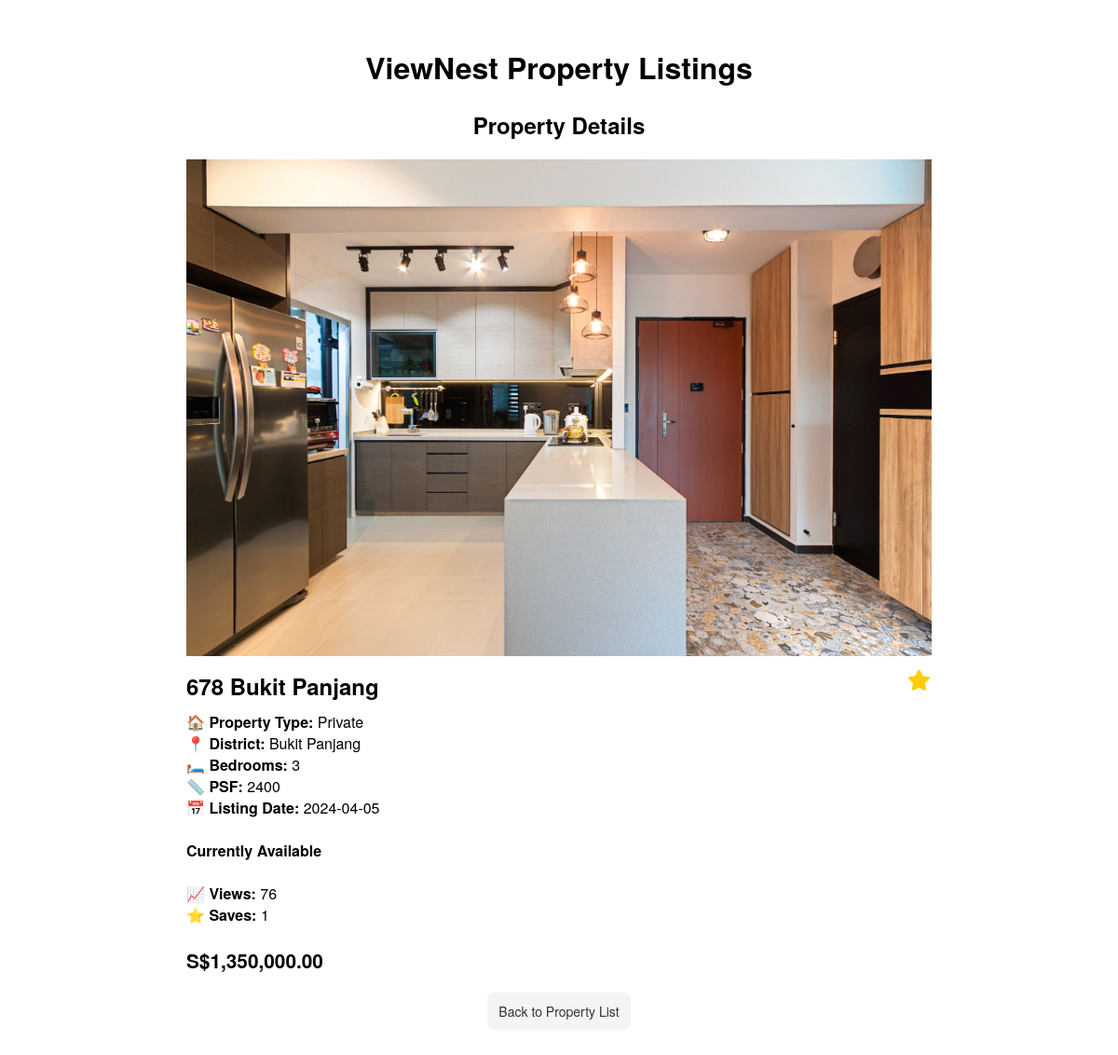
Page /view_property_detail/4 (signed in) on the committed database.
### app/entity/models.py (models this page shows, shortened)
class Property(Base):
    __tablename__ = "Property"
    ID = Column(Integer, primary_key=True)
    user_id = Column(Integer)
    propertyname = Column(String)
    propertytype = Column(String)
    district = Column(String)
    bedroom_no = Column(Integer)
    price = Column(Float)
    psf = Column(Integer)
    selleremail = Column(String)
    listing_date = Column(Date)
    date_sold = Column(Date)
    image_url = Column(String)
    sold = Column(Boolean)
    view_count = Column(Integer, default=0)
    saves = Column(Integer, default=0)
    def view_property_detail(property_id):
        try:
            property = session.query(Property).filter_by(ID=property_id).first()
            return property
        except Exception as e:
            print(f"Error fetching property: {e}")
            return None
        finally:
            session.close()
    def add_ViewCount(property_id):
        try:
            property = session.query(Property).filter_by(ID=property_id).first()
            if property:
                property.view_count += 1
                session.commit()
                return property
        except Exception as e:
                session.rollback()
                print(f"Error fetching property: {e}")
                return None
        finally:
            session.close()

### app/boundary/propertyBoundary.py (the view)
    def view_property_detail(self, property_id):
        property = viewPropertyController.view_property_detail(property_id)
        viewCountController.add_viewCount(property_id)
        return render_template('property/view_property_detail.html', property=property)

### app/boundary/propertyBoundary.py (called while the page is built)
@propBP.route('/view_property_detail/<int:property_id>')
@loginController.login_required
def view_property_detail(property_id):
    return property_boundary.view_property_detail(property_id)

### app/control/loginController.py (called while the page is built)
    def login_required(func):
        @wraps(func)
        def decorated_function(*args, **kwargs):
            if 'user_id' not in session:
                return redirect('/login')
            return func(*args, **kwargs)
        return decorated_function

### app/control/propertyController.py (called while the page is built)
    def view_property_detail(property_id):
        property = Property.view_property_detail(property_id)
        user_id = flask_session['user_id']
        is_saved = Save.is_saved(user_id, property_id)
        if is_saved:
            property.is_saved = True
        else:
            property.is_saved = False
        return property

    def add_viewCount(property_id):
        try:
            property = Property.add_ViewCount(property_id)
            return property
        except Exception as e:
            print(f"Error fetching property: {e}")
            return None

### app/entity/models.py (called while the page is built)
    def is_saved(user_id, property_id):
        saved = session.query(Save).filter_by(user_id=user_id, property_id=property_id).first()
        if saved:
            is_saved = True
        else:
            is_saved = False
        return is_saved

### app/templates/property/view_property_detail.html (shortened to what this page needs)
<!DOCTYPE html>
<html lang="en">
<head>
    <link rel="stylesheet" href="https://cdnjs.cloudflare.com/ajax/libs/font-awesome/6.0.0-beta3/css/all.min.css">
</head>
<body>
    <div class="container">
        <h1>ViewNest Property Listings</h1>
        <h2>Property Details</h2>
        <ul class="property-display">
                <img src="{{ url_for('static', filename=property.image_url.replace('static/', '')) }}" alt="{{ property.propertyname }} image" class="property-image">
                <div class="property-details">
                    <div class="property-name">{{ property.propertyname }}
                        {% if property.is_saved %}
                        <button type="button" class="save-button" id="add-to-saves" data-property-id="{{ property.ID }}">
                            <i class="saved fas fa-star" is-saved="false"></i>
                        </button>
                        {% else %}
                        <button type="button" class="save-button" id="add-to-saves" data-property-id="{{ property.ID }}">
                            <i class="unsaved far fa-star" is-saved="false"></i>
                            <i class="unsaved fas fa-star" is-saved="true"></i>
                        </button>
                        {% endif %}
                    </div>
                    🏠 <b>Property Type: </b>{{ property.propertytype }}<br>
                    📍 <b>District: </b>{{ property.district }}<br>
                    🛏️ <b>Bedrooms: </b>{{ property.bedroom_no }}<br>
                    📏 <b>PSF: </b>{{ property.psf }}<br>
                    📅 <b>Listing Date: </b>{{ property.listing_date }}<br>
                    {% if property.date_sold %}
                    <br><b>Sold</b><br>
                    <br><b>Date Sold: </b>{{ property.date_sold }}<br>
                    {% else %}
                    <br><b>Currently Available</b><br>
                    {% endif %}<br>
                    📈 <b>Views: </b>{{ property.view_count + 1 }}<br>
                    ⭐️ <b>Saves: </b><span class="property-saves">{{ property.saves }}</span><br>
                    <br><div class="property-price">S${{ "{:,.2f}".format(property.price) }}</div>
                </div>
                <div class="button-container">
                    <button onclick="back()">Back to Property List</button>
                </div>
        </ul>
    </div>
</body>
</html>

### app/templates/property/view_property_detail.html (style rules this page uses)
body { font-family: "Helvetica Neue", Helvetica, Arial, sans-serif; }
.container { max-width: 800px; margin: 0 auto; padding: 20px; }
h1, h2 { text-align: center; }
.property-display { list-style-type: none; padding: 0; }
.property-image { max-width: 100%; height: auto; margin-bottom: 10px; }
.property-name { font-size: 1.5em; font-weight: bold; margin-bottom: 10px; }
.property-price { font-size: 1.3em; font-weight: bold; }
.button-container { text-align: center; margin-top: 20px; }
.button-container button { background-color: rgba(51, 51, 51, 0.05); border-radius: 8px; border-width: 0; color: #333333; cursor: pointer; display: inline-block; font-family: "Haas Grot Text R Web", "Helvetica Neue", Helvetica, Arial, sans-serif; font-size: 14px; font-weight: 500; line-height: 20px; list-style: none; margin: 0; padding: 10px 12px; text-align: center; transition: all 200ms; vertical-align: baseline; white-space: nowrap; user-select: none; -webkit-user-select: none; touch-action: manipulation; }
.save-button { background-color: transparent; border: none; cursor: pointer; position: relative; float: right; padding-right: 2.5%; }
.fas, .far { position: absolute; top: 0; left: 0; font-size: 22px; color: #ffcc00; transition: opacity 0.2s ease-in-out; }
.unsaved.far, .saved.fas { opacity: 1; }

### rows in the picture
Property: image_url (picture), propertyname "678 Bukit Panjang", propertytype "Private", district "Bukit Panjang", bedroom_no "3", psf "2400", listing_date "2024-04-05", property.view_count+1 "76", saves "1", price "1,350,000.00"
